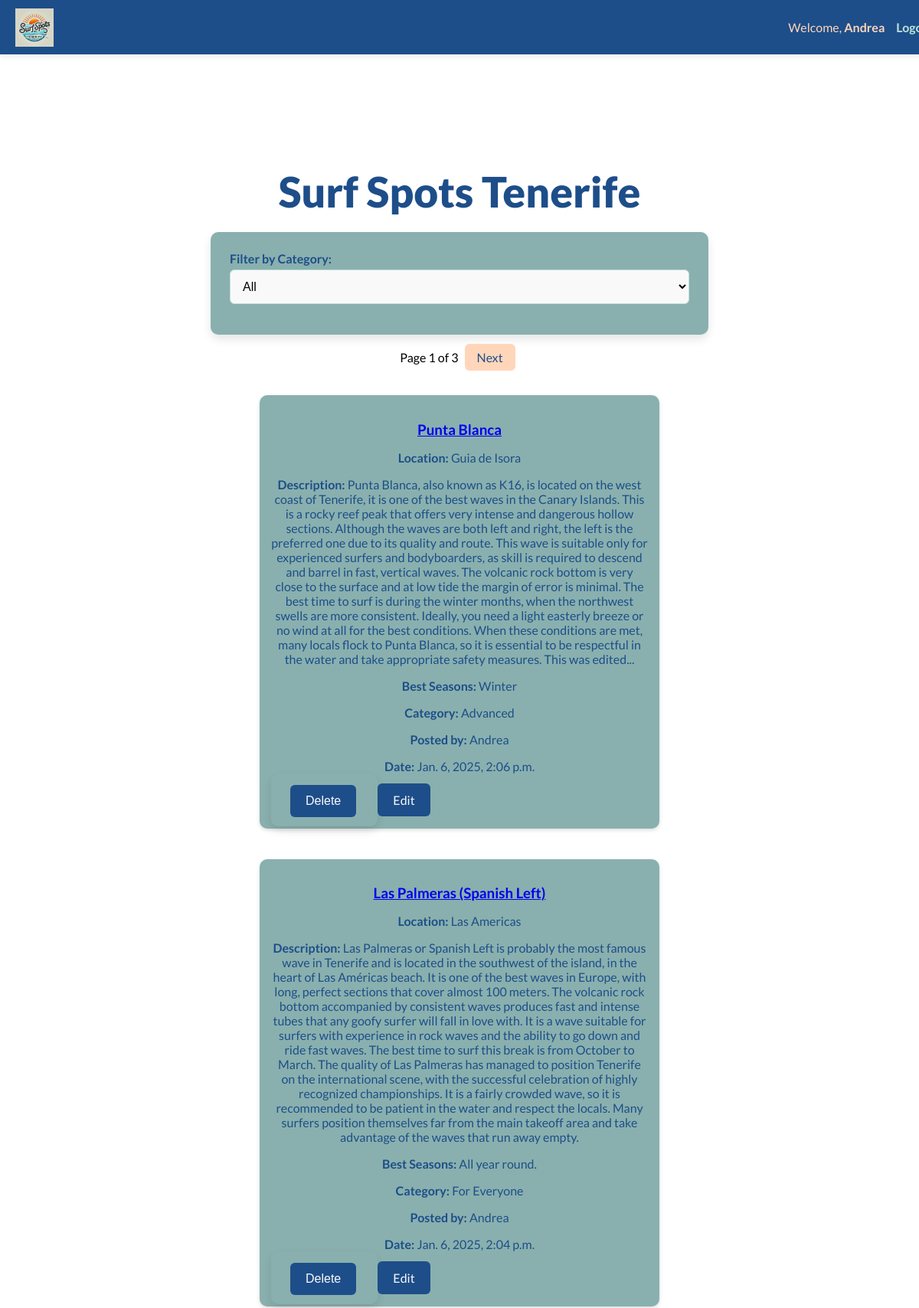
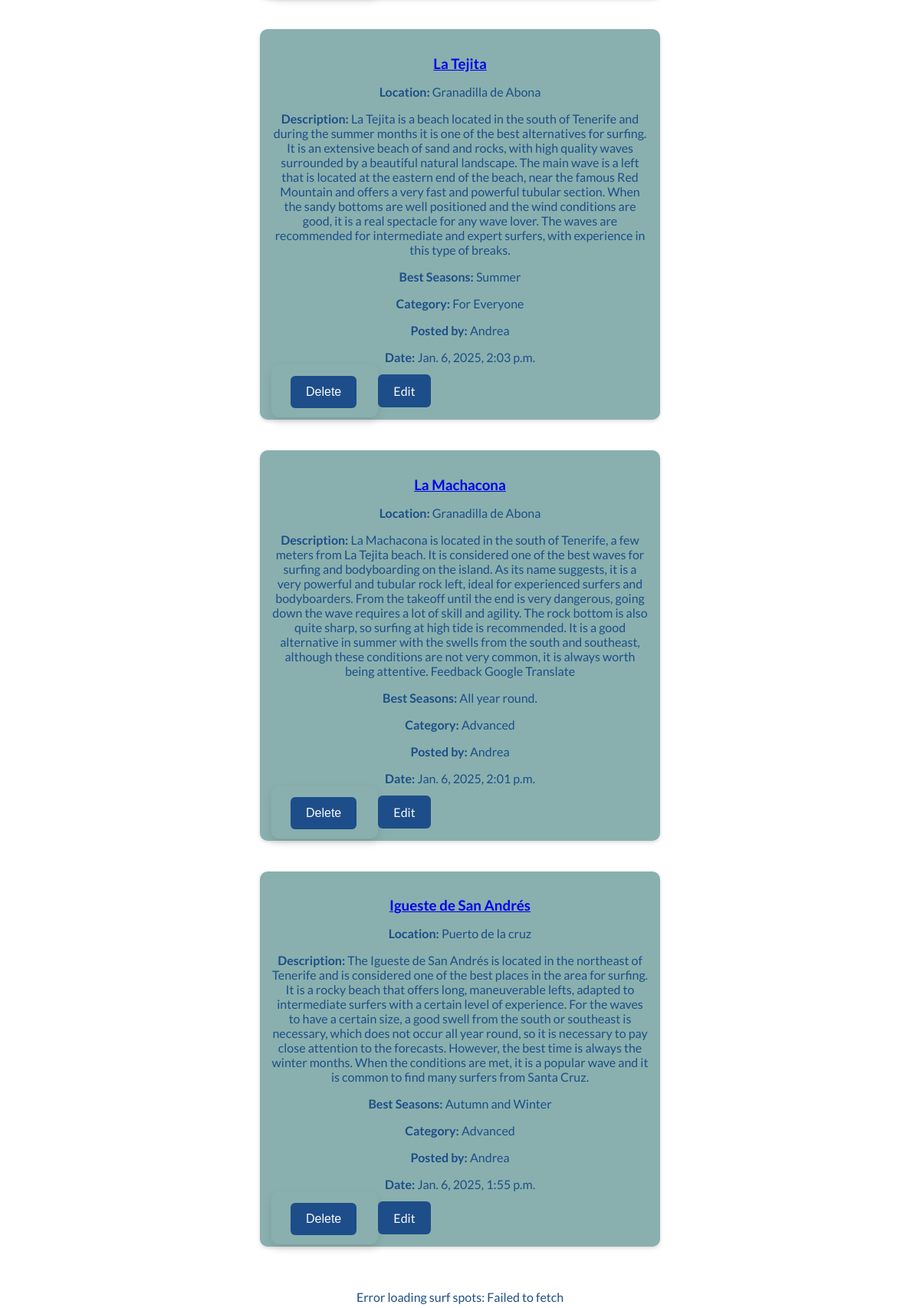
Screenshot of /users/home/ (signed in, upper part) with the database file from the repository (2 pictures, top to bottom).
### users_account/models.py (models this page shows, shortened)
class NovaUser(AbstractUser):
    pass

class SurfSpot(models.Model):
    CATEGORY_CHOICES = [
        ("Beginner", "Beginner"),
        ("Advanced", "Advanced"),
        ("For Everyone", "For Everyone"),
    ]
    title = models.CharField(max_length=50)
    location = models.CharField(max_length=50)
    description = models.TextField()
    best_seasons = models.CharField(max_length=300, blank=True, null=True)
    category = models.CharField(max_length=20, choices=CATEGORY_CHOICES, default="For Everyone") # New category field
    user = models.ForeignKey(settings.AUTH_USER_MODEL, on_delete=models.CASCADE)
    created_at = models.DateTimeField(auto_now_add=True)

### users_account/views.py (the view)
# urls.py: path('home/', views.home_view, name='home'),
@login_required
def home_view(request):
    if request.method == 'POST':
        form = SurfSpotForm(request.POST)
        if form.is_valid():
            surf_spot = form.save(commit=False)
            surf_spot.user = request.user
            surf_spot.save()
            messages.success(request, "Surf spot created successfully!")
            return redirect('home')
        else:
            print(form.errors) #debugging
    else:
        form = SurfSpotForm()
    selected_category = request.GET.get('category')
    print(f"Raw selected category: {selected_category}")
    if selected_category:
        surf_spots_list = SurfSpot.objects.filter(category=selected_category).order_by('-created_at')
        print(f"Selected category: {selected_category}, Surf spots found: {surf_spots_list.count()}") #debugging
    else:
        surf_spots_list = SurfSpot.objects.all().order_by('-created_at')
        print(f"No category selected, Total surf spots: {surf_spots_list.count()}") #debugging
    paginator = Paginator(surf_spots_list, 5) # ensured that is set to 5
    page_number = request.GET.get('page')
    surf_spots = paginator.get_page(page_number)
    return render(request, 'users_account/home.html', {
        'form': form,
        'surf_spots': surf_spots,
        'selected_category': selected_category,
    })

### users_account/forms.py (shortened to what this page needs)
class SurfSpotForm(forms.ModelForm):
    class Meta:
        model = SurfSpot
        fields = ['title', 'location', 'description', 'best_seasons', 'category'] #new field
        widgets = {
            'category': forms.Select(attrs={'class': 'form-control'}),
        }

### users_account/templates/users_account/home.html (shortened to what this page needs)
{% extends 'base.html' %}
{% block content %}
<div class="main-content">
    <h1 class="main-title">Surf Spots Tenerife</h1>
    <form method="GET" action="{% url 'home' %}" class="category-filter-form">
        <label for="category">Filter by Category:</label>
        <select name="category" id="category" onchange="this.form.submit()">
            <option value="" {% if not selected_category %}selected{% endif %}>All</option>
        </select>
    </form>
    {% if surf_spots %}
    <div class="pagination">
        <span>Page {{ surf_spots.number }} of {{ surf_spots.paginator.num_pages }}</span>
        {% if surf_spots.has_next %}
        <a
            href="?page={{ surf_spots.next_page_number }}{% if selected_category %}&category={{ selected_category }}{% endif %}">Next</a>
        {% endif %}
    </div>
    <div id="surf-spots-list">
        {% for spot in surf_spots %}
        <div class="surf-spot">
            <h3><a href="{% url 'surf_spot_detail' spot.id %}">{{ spot.title }}</a></h3>
            <p><strong>Location:</strong> {{ spot.location }}</p>
            <p><strong>Description:</strong> {{ spot.description }}</p>
            <p><strong>Best Seasons:</strong> {{ spot.best_seasons }}</p>
            <p><strong>Category:</strong> {{ spot.category }}</p>
            <p><strong>Posted by:</strong> {{ spot.user.username }}</p>
            <p><strong>Date:</strong> {{ spot.created_at }}</p>
            {% if request.user.is_superuser or spot.user == request.user %}
            <form method="POST" action="{% url 'delete_post' spot.id %}" style="display:inline;">
                <button type="submit" class="delete-btn">Delete</button>
            </form>
            <a href="{% url 'edit_post' spot.id %}" class="edit-btn">Edit</a>
            {% endif %}
        </div>
        {% endfor %}
    </div>
    {% else %}
    <p>No surf spots found for the selected category.</p>
    {% endif %}
</div>
{% endblock %}

### templates/base.html (shortened to what this page needs)
{% load static %}
<!DOCTYPE html>
<html lang="en">
<head>
    <link rel="stylesheet" href="{% static 'css/styles.css' %}">
</head>
<body>
    <nav class="navbar">
        <div class="nav-container">
            <a href="{% url 'home' %}" class="logo">
                <img src="{% static 'images/logo.png' %}" alt="Surf Spots Logo" class="logo-img">
            </a>
            <ul class="nav-links" id="nav-links">
                {% if request.user.is_authenticated %}
                <li>Welcome, <strong>{{ request.user.username }}</strong></li>
                <li><a href="{% url 'logout' %}" class="nav-link">Logout</a></li>
                {% else %}
                <li><a href="{% url 'login' %}" class="nav-link">Login</a></li>
                {% endif %}
            </ul>
        </div>
    </nav>
    <main>
        {% block content %}{% endblock %}
    </main>
</body>
</html>

### static/css/styles.css (style rules this page uses)
:root { --light-orange: #FFD6BA; --light-green: #BEE3DB; --mint-green: #89B0AE; --dark: #1D4E89; --light: #FAF9F9; }
body, html { margin: 0; padding: 0; box-sizing: border-box; font-family: 'Lato', sans-serif; overflow-x: hidden; scroll-behavior: smooth; }
h1, h2, h3, p { margin-bottom: 15px; text-align: center; color: var(--dark); }
h1 { font-size: 36px; }
h2, h3 { color: var(--mint-green); }
p { color: var(--dark); }
button, .btn-primary, .delete-btn, .edit-btn, .post-comment-btn { background-color: var(--dark); color: var(--light); border: none; padding: 12px 20px; border-radius: 6px; font-size: 16px; transition: background-color 0.3s; cursor: pointer; text-decoration: none; transition: background-color 0.3s ease, color 0.3s; }
.navbar { background-color: var(--dark); padding: 10px 20px; position: fixed; top: 0; left: 0; width: 100%; z-index: 1000; box-shadow: 0 2px 8px rgba(0, 0, 0, 0.1); color: var(--light); }
.nav-container { display: flex; justify-content: space-between; align-items: center; flex-wrap: wrap; max-width: 1200px; margin: 0 auto; }
.logo { display: flex; align-items: center; gap: 10px; color: var(--light-orange); font-weight: bold; text-decoration: none; font-size: 22px; }
.logo-img { height: 50px; }
.nav-links { list-style: none; display: flex; flex-wrap: wrap; align-items: center; gap: 15px; }
.nav-links li { color: var(--light-orange); }
.nav-links a { text-decoration: none; color: var(--light-green); font-weight: bold; transition: color 0.3s ease; }
main { padding-top: 80px; }
.main-content { padding: 20px; padding-top: 100px; margin: 0 auto; max-width: 1200px; }
.main-title { font-size: clamp(28px, 6vw, 55px); font-weight: 800; color: var(--dark); margin-bottom: 20px; }
form { background: var(--mint-green); padding: 25px; border-radius: 10px; box-shadow: 0 6px 12px rgba(0, 0, 0, 0.1); margin: 20px auto; width: 100%; max-width: 600px; color: var(--dark); }
form label { display: block; font-weight: bold; margin-bottom: 5px; }
form input, form textarea, form select { width: 100%; padding: 12px; margin-bottom: 15px; border: 1px solid var(--light-green); border-radius: 6px; font-size: 16px; background-color: var(--light); }
#surf-spots-list { display: grid; grid-template-columns: repeat(auto-fit, minmax(300px, 1fr)); gap: 20px; max-width: 1200px; margin: 0 auto; padding: 20px; }
.surf-spot { background: var(--mint-green); padding: 15px; border-radius: 10px; margin-bottom: 20px; box-shadow: 0 2px 5px rgba(0, 0, 0, 0.15); color: white; }
.pagination { text-align: center; margin: 20px 0; }
.pagination a { padding: 8px 16px; margin: 0 5px; background-color: var(--light-orange); color: var(--dark); border-radius: 6px; text-decoration: none; }
@media (min-width: 1024px) { .form, #surf-spots-list { width: 45%; } }

### rows the page displays
NovaUser: user.username "Andrea"
SurfSpot: title "Punta Blanca", location "Guia de Isora", description "Punta Blanca, also known as K16, is located on the west coast of Tenerife, it is one of the best waves in the Canary Islands. This is a rocky reef peak that offers very intense and dangerous hollow sections. Although the waves are both left and right, the left is the preferred one due to its quality and route. This wave is suitable only for experienced surfers and bodyboarders, as skill is required to descend and barrel in fast, vertical waves. The volcanic rock bottom is very close to the surface and at low tide the margin of error is minimal. The best time to surf is during the winter months, when the northwest swells are more consistent. Ideally, you need a light easterly breeze or no…", best_seasons "Winter", category "Advanced", user.username "Andrea", created_at "Jan. 6, 2025, 2:06 p.m."
SurfSpot: title "Las Palmeras (Spanish Left)", location "Las Americas", description "Las Palmeras or Spanish Left is probably the most famous wave in Tenerife and is located in the southwest of the island, in the heart of Las Américas beach. It is one of the best waves in Europe, with long, perfect sections that cover almost 100 meters. The volcanic rock bottom accompanied by consistent waves produces fast and intense tubes that any goofy surfer will fall in love with. It is a wave suitable for surfers with experience in rock waves and the ability to go down and ride fast waves. The best time to surf this break is from October to March. The quality of Las Palmeras has managed to position Tenerife on the international scene, with the successful celebration of highly…", best_seasons "All year round.", category "For Everyone", user.username "Andrea", created_at "Jan. 6, 2025, 2:04 p.m."
SurfSpot: title "La Tejita", location "Granadilla de Abona", description "La Tejita is a beach located in the south of Tenerife and during the summer months it is one of the best alternatives for surfing. It is an extensive beach of sand and rocks, with high quality waves surrounded by a beautiful natural landscape. The main wave is a left that is located at the eastern end of the beach, near the famous Red Mountain and offers a very fast and powerful tubular section. When the sandy bottoms are well positioned and the wind conditions are good, it is a real spectacle for any wave lover. The waves are recommended for intermediate and expert surfers, with experience in this type of breaks.", best_seasons "Summer", category "For Everyone", user.username "Andrea", created_at "Jan. 6, 2025, 2:03 p.m."
SurfSpot: title "La Machacona", location "Granadilla de Abona", description "La Machacona is located in the south of Tenerife, a few meters from La Tejita beach. It is considered one of the best waves for surfing and bodyboarding on the island. As its name suggests, it is a very powerful and tubular rock left, ideal for experienced surfers and bodyboarders. From the takeoff until the end is very dangerous, going down the wave requires a lot of skill and agility. The rock bottom is also quite sharp, so surfing at high tide is recommended. It is a good alternative in summer with the swells from the south and southeast, although these conditions are not very common, it is always worth being attentive. Feedback Google Translate", best_seasons "All year round.", category "Advanced", user.username "Andrea", created_at "Jan. 6, 2025, 2:01 p.m."
SurfSpot: title "Igueste de San Andrés", location "Puerto de la cruz", description "The Igueste de San Andrés is located in the northeast of Tenerife and is considered one of the best places in the area for surfing. It is a rocky beach that offers long, maneuverable lefts, adapted to intermediate surfers with a certain level of experience. For the waves to have a certain size, a good swell from the south or southeast is necessary, which does not occur all year round, so it is necessary to pay close attention to the forecasts. However, the best time is always the winter months. When the conditions are met, it is a popular wave and it is common to find many surfers from Santa Cruz.", best_seasons "Autumn and Winter", category "Advanced", user.username "Andrea", created_at "Jan. 6, 2025, 1:55 p.m."

### other values shown
{{ surf_spots.number }} "1"
{{ surf_spots.paginator.num_pages }} "3"
